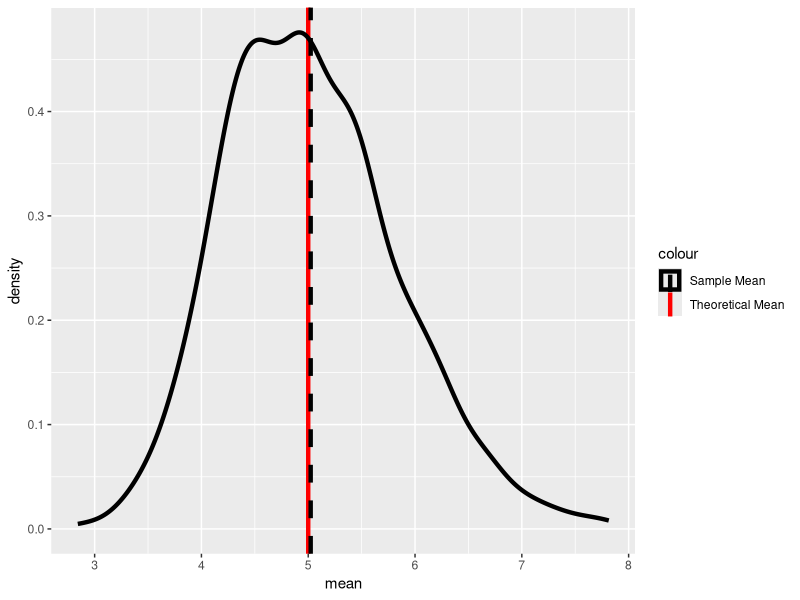
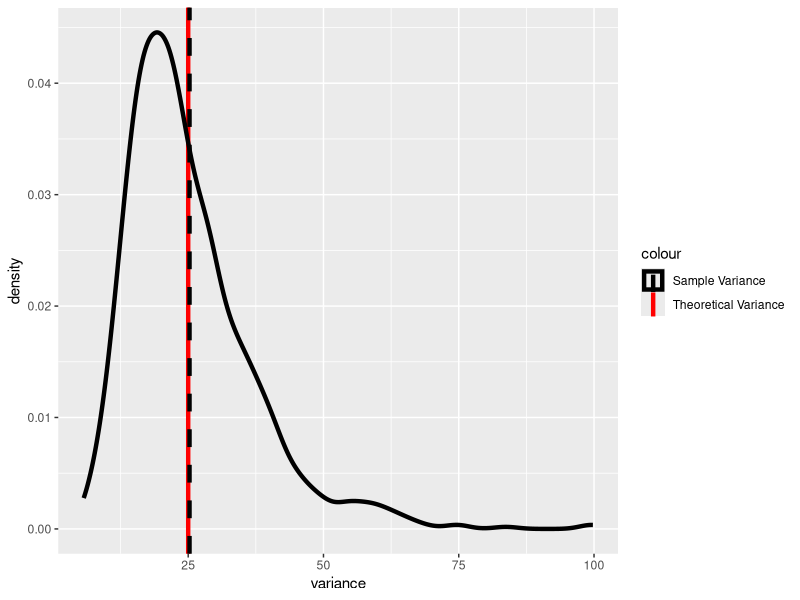
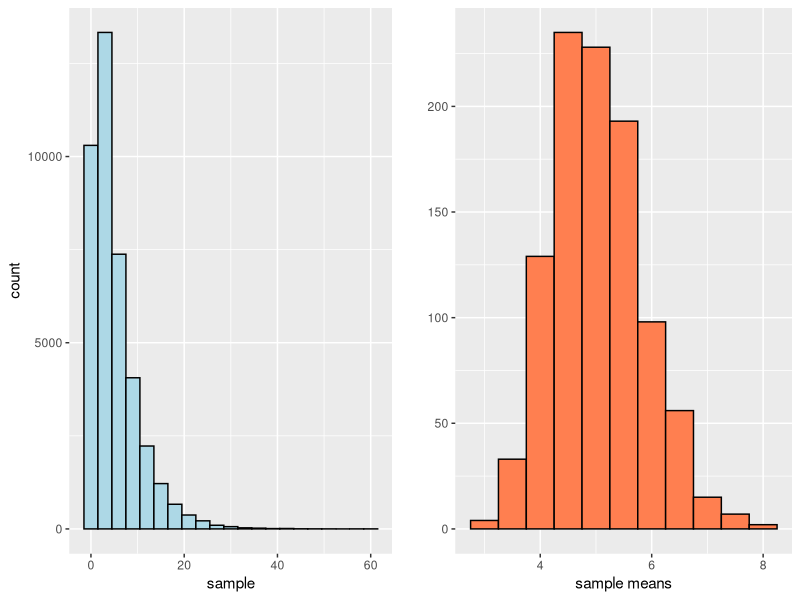

Recreate these plots in R, in order.
## ---- chunk 1
knitr::opts_chunk$set(echo = TRUE)
## ---- chunk 2
library(ggplot2)
library(gridExtra)
## ---- chunk 3
## Setting simulation parameters
lambda = 0.2            # Lambda
tmu = 1/lambda          # Theoretical Mean
ts = 1/lambda           # Theoretical Standard Deviation
tvar = ts^2             # Theoretical Variance
n = 40                  # Number of rolls per simulation
ns = 1000               # Number of simulations

## Simulating data
set.seed(123456)
samples <- matrix(rexp(ns*n, rate = lambda), nrow = ns, ncol = n)
## ---- chunk 4
## Calculating sample means
smus <- apply(samples, 1, mean)

## Calculating the center of the distribution
smu <- mean(smus)

## Ploting
g1 <- ggplot(aes(x = smus), data = as.data.frame(smus)) +
      geom_vline(aes(xintercept = tmu, col = "Theoretical Mean"), size = 1.5) + 
      geom_density(aes(col = "Sample Mean"), size = 1.5) + 
      geom_vline(aes(xintercept = smu, col = "Sample Mean"), 
                 linetype = 2, size = 1.5) +
      scale_color_manual(labels = c("Sample Mean", "Theoretical Mean"), 
                         values = c("black", "red")) + 
      xlab("mean")

print(g1)
## ---- chunk 5
## Calculating sample variances
svars <- apply(samples, 1, var)

## Calculating the center of the distribution
svar <- mean(svars)

## Ploting
g2 <- ggplot(aes(x = svars), data = as.data.frame(svars)) +
      geom_vline(aes(xintercept = tvar, col = "Theoretical Variance"), size = 1.5) + 
      geom_density(aes(col = "Sample Variance"), size = 1.5) + 
      geom_vline(aes(xintercept = svar, col = "Sample Variance"), 
                 linetype = 2, size = 1.5) +
      scale_color_manual(labels = c("Sample Variance", "Theoretical Variance"), 
                         values = c("black", "red")) + 
      xlab("variance")

print(g2)
## ---- chunk 6
## Linearizing samples
samp1 <- as.vector(samples)

## Ploting
g3 <- ggplot(aes(x = samp1), data = as.data.frame(samp1)) + 
      geom_histogram(col = "black", fill = "lightblue", binwidth = 3) +
      xlab("sample")
g4 <- ggplot(aes(x = smus), data = as.data.frame(smus)) +
      geom_histogram(col = "black", fill = "coral", binwidth = 0.5) +
      xlab("sample means") + ylab("")
grid.arrange(g3, g4, ncol = 2)
